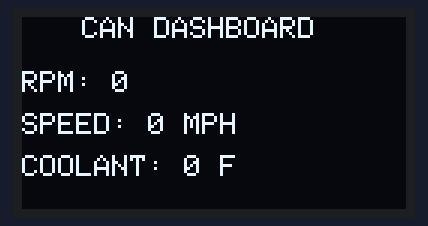
A sketch run on a simulated ESP32. On the bench: 128×64 one-colour display. No CAN messages arrive unless stated; what the sketch prints to the serial monitor is not drawn.

Above: at 1.2 s.

The sketch:

CANRECIEVERTEST.ino
```cpp
#include <Wire.h>
#include <Adafruit_GFX.h>
#include <Adafruit_SSD1306.h>
#include "driver/twai.h"

#define CAN_TX GPIO_NUM_18
#define CAN_RX GPIO_NUM_5

#define SCREEN_WIDTH 128
#define SCREEN_HEIGHT 64

Adafruit_SSD1306 display(SCREEN_WIDTH, SCREEN_HEIGHT, &Wire, -1);

int rpm = 0;
int speedMPH = 0;
int coolantTemp = 0;


void setup() {
  //Reciever test
   Serial.begin(115200);
  delay(1000);

  // ---------------- OLED ----------------
  Wire.begin(22, 21);

  if (!display.begin(SSD1306_SWITCHCAPVCC, 0x3C)) {
    Serial.println("OLED initialization FAILED!");
    while (true);
  }

  display.clearDisplay();
  display.display();

  // ---------------- CAN ----------------
  twai_general_config_t g_config =
      TWAI_GENERAL_CONFIG_DEFAULT(CAN_TX, CAN_RX, TWAI_MODE_NORMAL);

  twai_timing_config_t t_config =
      TWAI_TIMING_CONFIG_500KBITS();

  twai_filter_config_t f_config =
      TWAI_FILTER_CONFIG_ACCEPT_ALL();

  if (twai_driver_install(&g_config, &t_config, &f_config) != ESP_OK) {
    Serial.println("TWAI install FAILED!");
    return;
  }

  if (twai_start() != ESP_OK) {
    Serial.println("TWAI start FAILED!");
    return;
  }

  Serial.println("CAN Dashboard Ready!");
}
void decodeCAN() {

  twai_message_t message;

  if (twai_receive(&message, pdMS_TO_TICKS(100)) == ESP_OK) {

    if (message.identifier == 0x100 &&
        message.data_length_code >= 4) {

      rpm = (message.data[0] << 8) | message.data[1];

      speedMPH = message.data[2];

      coolantTemp = message.data[3];

      Serial.print("RPM: ");
      Serial.print(rpm);

      Serial.print(" | Speed: ");
      Serial.print(speedMPH);

      Serial.print(" | Coolant: ");
      Serial.println(coolantTemp);
    }
  }
}
void updateDisplay() {

  display.clearDisplay();
  display.setTextColor(SSD1306_WHITE);

  display.setTextSize(1);

  display.setCursor(20, 0);
  display.println("CAN DASHBOARD");

  display.setCursor(0, 18);
  display.print("RPM: ");
  display.println(rpm);

  display.setCursor(0, 32);
  display.print("SPEED: ");
  display.print(speedMPH);
  display.println(" MPH");

  display.setCursor(0, 46);
  display.print("COOLANT: ");
  display.print(coolantTemp);
  display.println(" F");

  display.display();
}

void loop() {
  twai_message_t message;

  decodeCAN();
  updateDisplay();
}
```
